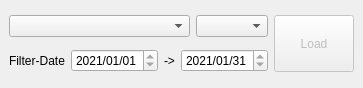
<?xml version="1.0" encoding="UTF-8"?>
<ui version="4.0">
 <class>jaxaEarthApiDockWidget</class>
 <widget class="QDockWidget" name="jaxaEarthApiDockWidget">
  <property name="geometry">
   <rect>
    <x>0</x>
    <y>0</y>
    <width>360</width>
    <height>88</height>
   </rect>
  </property>
  <property name="windowTitle">
   <string>JAXA Earth API</string>
  </property>
  <widget class="QWidget" name="dockWidgetContents">
   <layout class="QGridLayout" name="gridLayout">
    <item row="1" column="3" rowspan="2">
     <widget class="QPushButton" name="loadButton">
      <property name="enabled">
       <bool>false</bool>
      </property>
      <property name="sizePolicy">
       <sizepolicy hsizetype="Minimum" vsizetype="Preferred">
        <horstretch>0</horstretch>
        <verstretch>0</verstretch>
       </sizepolicy>
      </property>
      <property name="text">
       <string>Load</string>
      </property>
     </widget>
    </item>
    <item row="1" column="1">
     <widget class="QComboBox" name="datasetCombobox">
      <property name="sizePolicy">
       <sizepolicy hsizetype="Expanding" vsizetype="Fixed">
        <horstretch>0</horstretch>
        <verstretch>0</verstretch>
       </sizepolicy>
      </property>
      <property name="styleSheet">
       <string notr="true"/>
      </property>
     </widget>
    </item>
    <item row="1" column="2">
     <widget class="QComboBox" name="bandCombobox">
      <property name="sizePolicy">
       <sizepolicy hsizetype="Preferred" vsizetype="Fixed">
        <horstretch>0</horstretch>
        <verstretch>0</verstretch>
       </sizepolicy>
      </property>
     </widget>
    </item>
    <item row="2" column="1" colspan="2">
     <layout class="QHBoxLayout" name="horizontalLayout">
      <item>
       <widget class="QLabel" name="label_2">
        <property name="text">
         <string>Filter-Date</string>
        </property>
       </widget>
      </item>
      <item>
       <widget class="QDateEdit" name="startDateEdit">
        <property name="sizePolicy">
         <sizepolicy hsizetype="Expanding" vsizetype="Fixed">
          <horstretch>0</horstretch>
          <verstretch>0</verstretch>
         </sizepolicy>
        </property>
        <property name="dateTime">
         <datetime>
          <hour>0</hour>
          <minute>0</minute>
          <second>0</second>
          <year>2021</year>
          <month>1</month>
          <day>1</day>
         </datetime>
        </property>
        <property name="maximumDate">
         <date>
          <year>2021</year>
          <month>12</month>
          <day>31</day>
         </date>
        </property>
        <property name="minimumDate">
         <date>
          <year>2021</year>
          <month>1</month>
          <day>1</day>
         </date>
        </property>
        <property name="displayFormat">
         <string>yyyy/MM/dd</string>
        </property>
       </widget>
      </item>
      <item>
       <widget class="QLabel" name="label">
        <property name="sizePolicy">
         <sizepolicy hsizetype="Minimum" vsizetype="Preferred">
          <horstretch>0</horstretch>
          <verstretch>0</verstretch>
         </sizepolicy>
        </property>
        <property name="text">
         <string>-&gt;</string>
        </property>
       </widget>
      </item>
      <item>
       <widget class="QDateEdit" name="endDateEdit">
        <property name="sizePolicy">
         <sizepolicy hsizetype="Expanding" vsizetype="Fixed">
          <horstretch>0</horstretch>
          <verstretch>0</verstretch>
         </sizepolicy>
        </property>
        <property name="dateTime">
         <datetime>
          <hour>23</hour>
          <minute>59</minute>
          <second>59</second>
          <year>2021</year>
          <month>1</month>
          <day>31</day>
         </datetime>
        </property>
        <property name="maximumDateTime">
         <datetime>
          <hour>23</hour>
          <minute>59</minute>
          <second>59</second>
          <year>2021</year>
          <month>12</month>
          <day>31</day>
         </datetime>
        </property>
        <property name="minimumDateTime">
         <datetime>
          <hour>0</hour>
          <minute>0</minute>
          <second>0</second>
          <year>2021</year>
          <month>1</month>
          <day>1</day>
         </datetime>
        </property>
        <property name="maximumDate">
         <date>
          <year>2021</year>
          <month>12</month>
          <day>31</day>
         </date>
        </property>
        <property name="minimumDate">
         <date>
          <year>2021</year>
          <month>1</month>
          <day>1</day>
         </date>
        </property>
        <property name="displayFormat">
         <string>yyyy/MM/dd</string>
        </property>
       </widget>
      </item>
     </layout>
    </item>
   </layout>
  </widget>
 </widget>
 <resources/>
 <connections/>
</ui>
